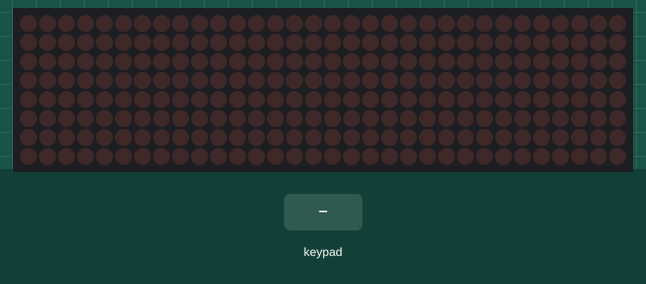
A sketch run on a simulated Arduino Uno, built with avr-gcc and run on an emulated ATmega328P. Parts: 32×8 LED matrix. The test bench sets the inputs (shaded band).

Above: at 1.2 s.
1.3 s: key 'B' pressed
At 2.6 s:
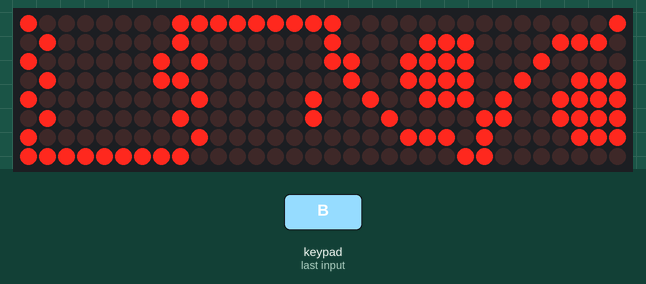
3.3 s: keypad keys 9 8 7 6 D pressed 0.4 s apart
At 6.6 s:
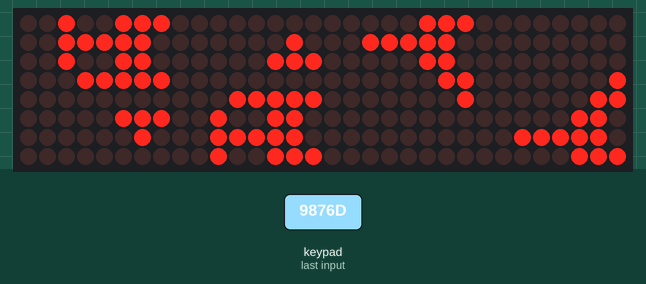
6.9 s: key 'A' pressed
At 7.3 s:
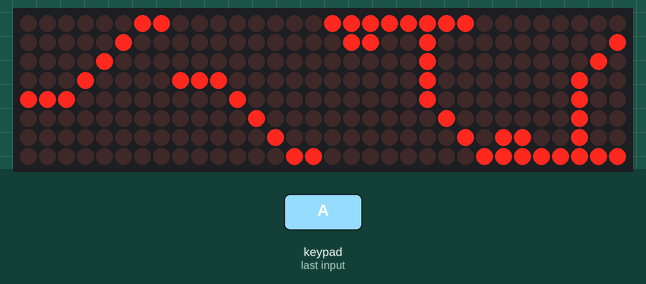
8.4 s: key 'C' pressed
At 9.6 s:
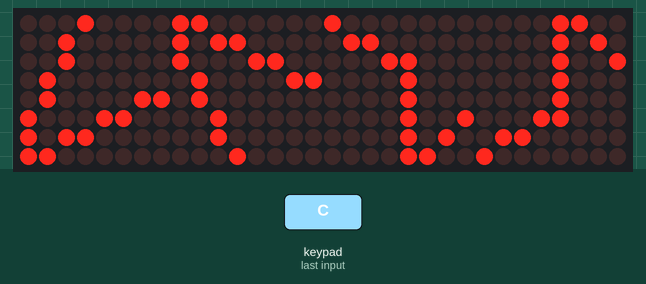
9.9 s: key 'D' pressed
At 10.3 s:
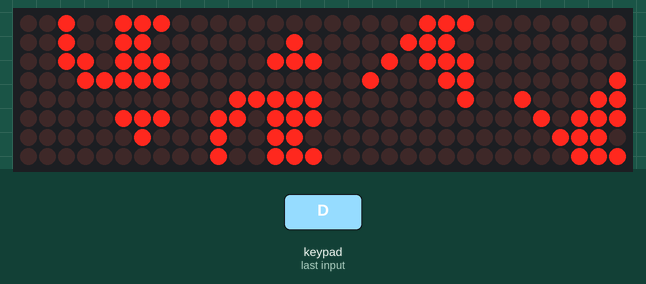
Timing chart, 0 to 12.9 s (numbered marks = the images above; inputs shaded):
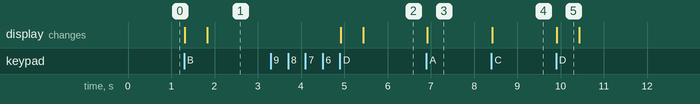

Measured:
- after the input at 1.3 s, the display: first changes at once (image 1 shows a later state)
- after the input at 3.3 s, the display: first changes after 1.6 s (image 2 shows a later state)
- after the input at 6.9 s, the display: changes at once (image 3)
- after the input at 8.4 s, the display: changes at once (image 4)
- after the input at 9.9 s, the display: changes at once (image 5)
- what the display in image 5 shows lasts 0.5 s, from 9.9 s to 10.4 s

The sketch:

matriz_16x16_final_con_emotiones.ino
```cpp
#include "LedControl.h"
#include <Keypad.h>
/*
 pin 12 is connected to the DataIn
 pin 11 is connected to the CLK
 pin 10 is connected to LOAD
 */
#define NUMBER_OF_BOARDS 4
const byte rowsCount = 4;
const byte columsCount = 4;

LedControl lc=LedControl(12,10,11,NUMBER_OF_BOARDS);


char keys[rowsCount][columsCount] = {
   { '1','2','3', 'A' },
   { '4','5','6', 'B' },
   { '7','8','9', 'C' },
   { '#','0','*', 'D' }
};

const byte rowPins[rowsCount] = { 9, 8, 7, 6 };
const byte columnPins[columsCount] = { 5, 4, 3, 2 };

Keypad keypad = Keypad(makeKeymap(keys), rowPins, columnPins, rowsCount, columsCount);


void setup() {

  /*
   The MAX72XX is in power-saving mode on startup,
   we have to do a wakeup call
   */
  lc.shutdown(0,false);
  lc.shutdown(1,false);
  lc.shutdown(2,false);
  lc.shutdown(3,false);

  lc.setIntensity(0,5);
  lc.setIntensity(1,5);
  lc.setIntensity(2,5);
  lc.setIntensity(3,5);

  /* clear the display */
  lc.clearDisplay(0);
  lc.clearDisplay(1);
  lc.clearDisplay(2);
  lc.clearDisplay(3);
}

int data[2][4][8] = {

//
//    {{0,0,56,68,68,68,56,0}, {66,64,64,32,16,8,0,0}, {0,0,4,8,16,33,66,66}, {0,56,68,68,68,56,1,2}},
//    {{112,136,132,66,99,132,136,112}, {66,64,64,32,16,8,0,0}, {0,0,4,8,16,33,66,66}, {0,56,68,68,68,56,1,2}},
// {{0,1,2,4,4,4,100,255}, {255,100,4,4,4,2,1,0}, {0,0,0,0,15,16,32,192}, {192,32,16,15,0,0,0,0}},
//  {{12,10,9,8,8,24,99,128}, {128,99,24,8,8,9,10,12}, {3,13,49,194,2,4,132,8}, {8,132,4,2,194,49,13,3}},
//  {{12,10,9,8,8,24,99,128}, {128,99,24,8,8,9,10,12}, {3,13,49,194,2,4,132,8}, {8,132,4,2,194,49,13,3}}
  {{0,1,2,4,4,4,100,255}, {255,100,4,4,4,2,1,0}, {0,0,0,224,16,8,4,3}, {3,4,8,16,224,0,0,0}},
{{0,1,2,4,4,4,100,255}, {255,100,4,4,4,2,1,0}, {0,0,0,224,16,8,4,3}, {3,4,8,16,224,0,0,0}}

};


int data1[2][4][8] = {
//    {{0,0,56,68,68,68,56,0}, {66,64,64,32,16,8,0,0}, {0,0,4,8,16,33,66,66}, {0,56,68,68,68,56,1,2}},
//    {{112,136,132,66,99,132,136,112}, {66,64,64,32,16,8,0,0}, {0,0,4,8,16,33,66,66}, {0,56,68,68,68,56,1,2}},
{{1,14,16,39,79,204,132,128}, {128,135,207,76,36,16,14,1}, {127,128,128,64,129,129,64,128}, {128,64,129,129,64,128,128,127}},
{{1,14,16,39,79,207,135,128}, {128,135,207,79,39,16,14,1}, {255,128,64,128,65,129,64,128}, {128,64,129,65,128,64,128,255}},


};

int data2[2][4][8] = {
//    {{0,0,56,68,68,68,56,0}, {66,64,64,32,16,8,0,0}, {0,0,4,8,16,33,66,66}, {0,56,68,68,68,56,1,2}},
//    {{112,136,132,66,99,132,136,112}, {66,64,64,32,16,8,0,0}, {0,0,4,8,16,33,66,66}, {0,56,68,68,68,56,1,2}},
{{12,10,9,8,8,24,96,128}, {128,96,24,8,8,9,10,12}, {192,176,140,67,64,32,32,16}, {16,32,32,64,67,140,176,192}},
{{12,10,9,8,8,24,96,128}, {128,96,24,8,8,9,10,12}, {192,176,140,67,64,32,32,16}, {16,32,32,64,67,140,176,192}}


};

int data3[2][4][8] = {
//    {{0,0,56,68,68,68,56,0}, {66,64,64,32,16,8,0,0}, {0,0,4,8,16,33,66,66}, {0,56,68,68,68,56,1,2}},
//    {{112,136,132,66,99,132,136,112}, {66,64,64,32,16,8,0,0}, {0,0,4,8,16,33,66,66}, {0,56,68,68,68,56,1,2}},
{{0,0,0,1,35,23,14,7}, {7,14,23,35,1,0,0,0}, {0,2,7,0,31,55,38,39}, {39,38,55,31,0,7,2,0}},
{{0,0,0,1,3,6,62,7}, {7,62,6,3,1,0,0,0}, {0,2,7,0,31,38,62,39}, {39,62,38,31,0,7,2,0}}


};


void loop() {

   char key = keypad.getKey();

 switch (key)        //Switch-case de acuerdo a la tecla presionada
  {
    case 'A':                      //La tecla A es la espaciadora. Aumenta en +1 la posicion del cursor

int i,j;
  for(i=0;i<NUMBER_OF_BOARDS;i++)
  {
      for(j=0;j<8;j++)
        lc.setRow(i,j,data[0][i][j]);
  }
  delay(500);
  for(i=0;i<NUMBER_OF_BOARDS;i++)
  {
      for(j=0;j<8;j++)
        lc.setRow(i,j,data[1][i][j]);
  }
  delay(500);

      break;
/////////////////////////////////////////

    case 'B':

 // int i,j;
  for(i=0;i<NUMBER_OF_BOARDS;i++)
  {
      for(j=0;j<8;j++)
        lc.setRow(i,j,data1[0][i][j]);
  }
  delay(500);
  for(i=0;i<NUMBER_OF_BOARDS;i++)
  {
      for(j=0;j<8;j++)
        lc.setRow(i,j,data1[1][i][j]);
  }
  delay(500);
  break;

/////////////////////////////////////////

    case 'C':

 // int i,j;
  for(i=0;i<NUMBER_OF_BOARDS;i++)
  {
      for(j=0;j<8;j++)
        lc.setRow(i,j,data2[0][i][j]);
  }
  delay(500);
  for(i=0;i<NUMBER_OF_BOARDS;i++)
  {
      for(j=0;j<8;j++)
        lc.setRow(i,j,data2[1][i][j]);
  }
  delay(500);
  break;

/////////////////////////////////////////

    case 'D':

 // int i,j;
  for(i=0;i<NUMBER_OF_BOARDS;i++)
  {
      for(j=0;j<8;j++)
        lc.setRow(i,j,data3[0][i][j]);
  }
  delay(500);
  for(i=0;i<NUMBER_OF_BOARDS;i++)
  {
      for(j=0;j<8;j++)
        lc.setRow(i,j,data3[1][i][j]);
  }
  delay(500);
  break;

   }

////////////////////////////////////////


}
```
